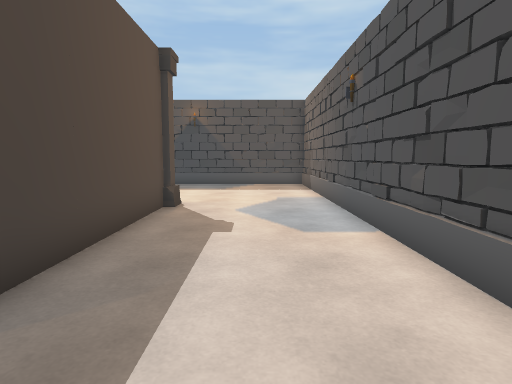
view 1 (above)

22 first-person views from a walk through a 3-D level made in the Unity game engine. The camera is 1.3 m above the floor, tilts 6° down and sees 75° across. The floor is counted in squares, 1 m on a side. Each view is taken from the middle of a square. On the plan, view 1 faces up. The plan holds only what a view shows up to about 14 squares ahead; the rest is blank. The player is left out.

view 2
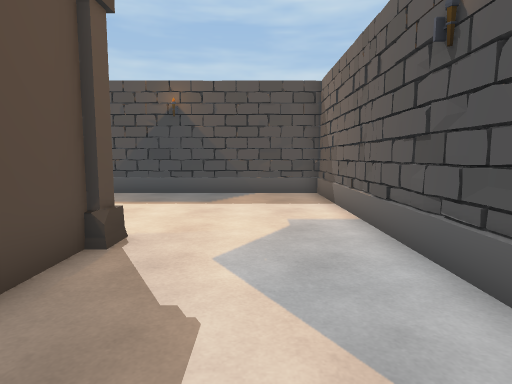

view 3
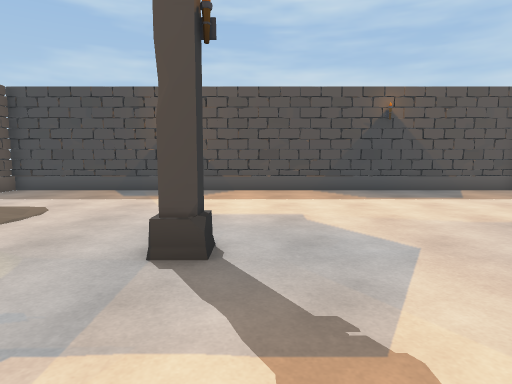

view 4
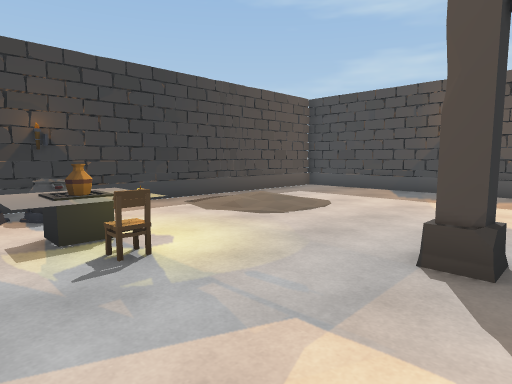

view 5
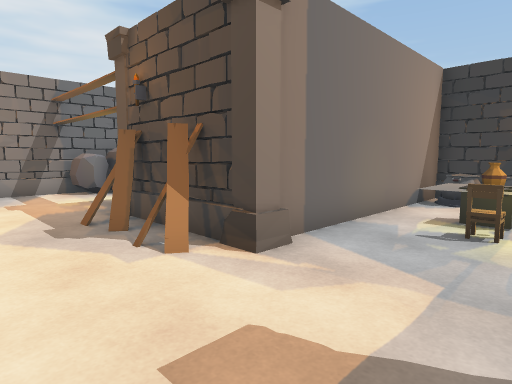

view 6
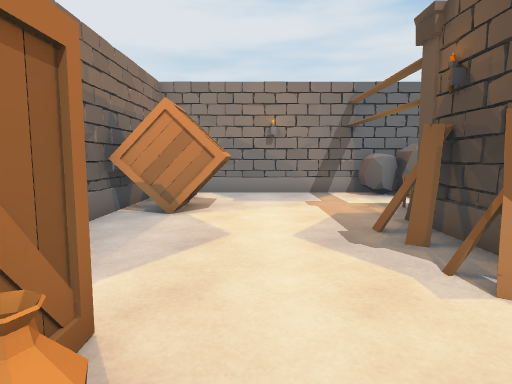

view 7
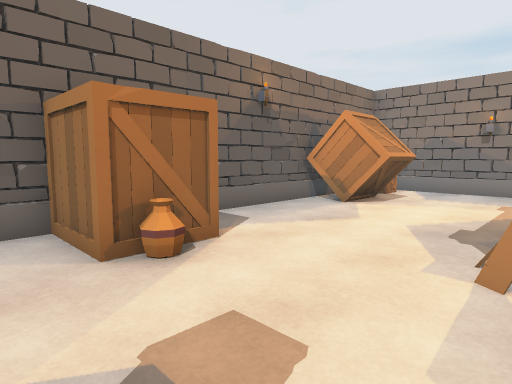

view 8
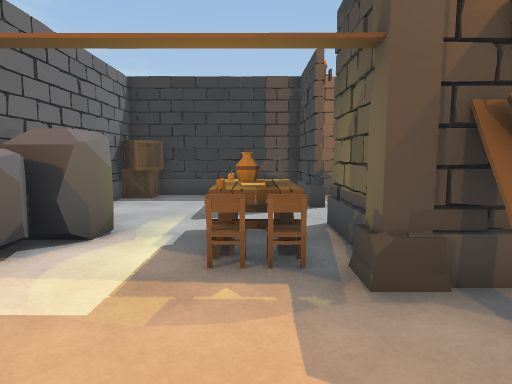

view 9
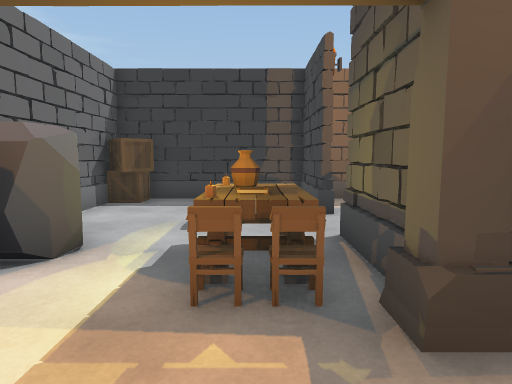

view 10
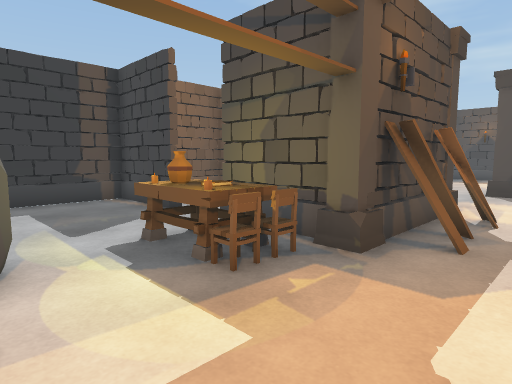

view 11
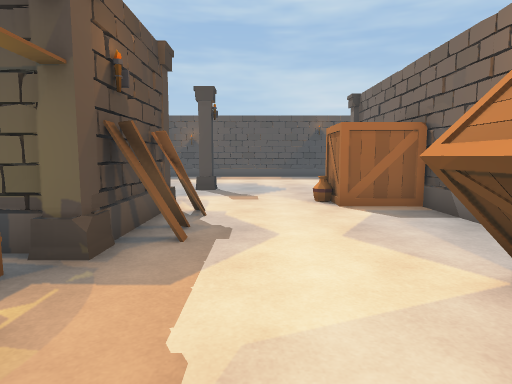

view 12
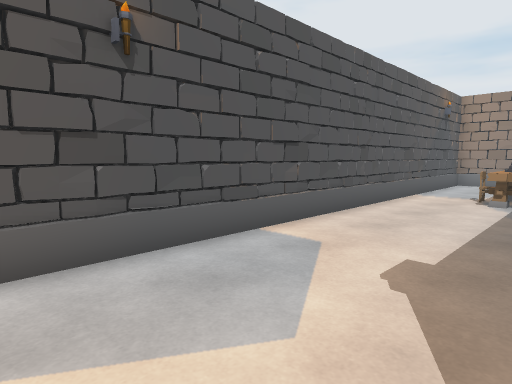

view 13
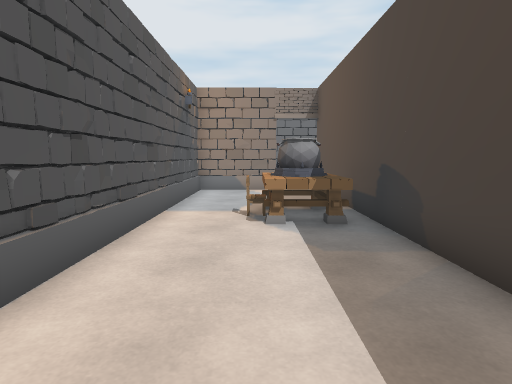

view 14
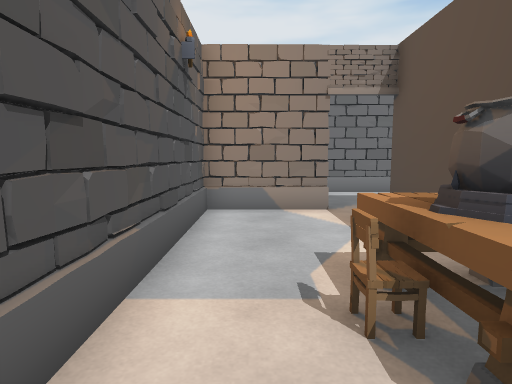

view 15
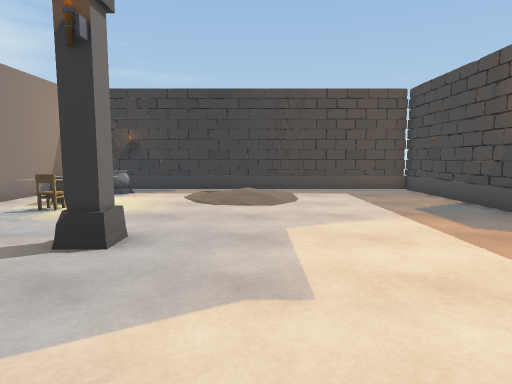

view 16
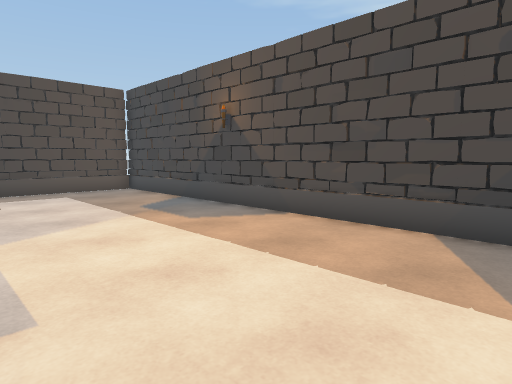

view 17
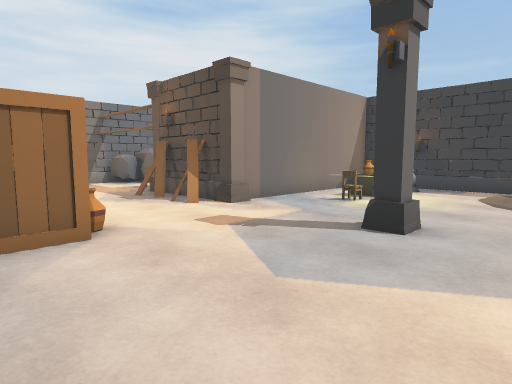

view 18
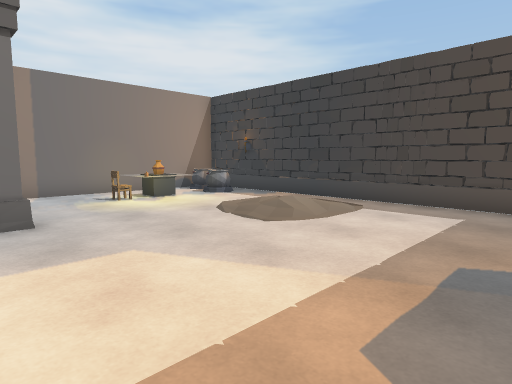

view 19
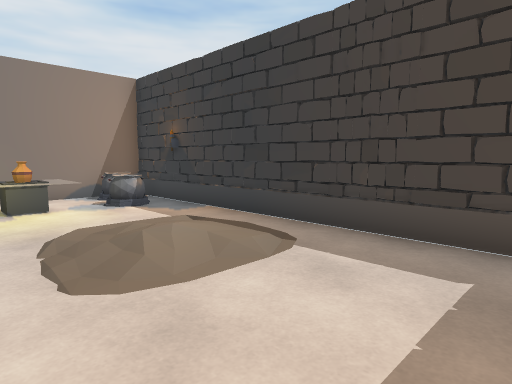

view 20
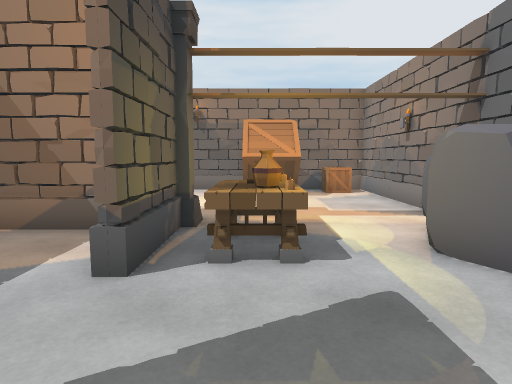

view 21
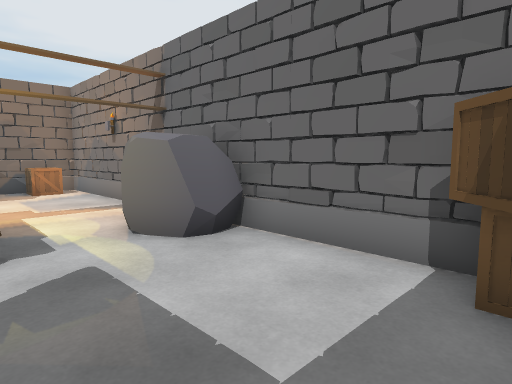

view 22
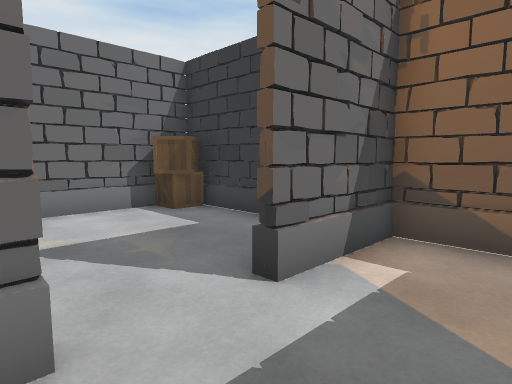

### Floor plan
Ten units are one square. View 1 is at (0, 0); x grows to the right and y downward. Boxes are objects, and circles mark ways between rooms. Rooms are numbered by the first view taken in them; rooms with no view inside come last. Other rooms are left out.
<svg viewBox="-180 -166 208 246">
<path fill="none" stroke="#000" d="M-93 -16 -93 15M-84 -13 -92 -14M-25 -45 -25 -52M-81 9 -92 9M-24 -85 -24 25M-97 15 -125 15M-145 15 -175 15M-25 25 -25 -25M-24 44 -24 75M-175 9 -175 69M-9 73 23 73 23 -161 -175 -161 -175 -26 -104 -26M-165 73 -25 73 -25 45M-132 -51 -132 -43 -141 -43M-88 6 -82 6M-125 15 -125 11M-175 13 -145 13 -145 15M-101 3 -101 -15M-175 -26 -175 9"/>
<rect x="-175" y="65" width="10" height="10" fill="#bbb"><title>box</title></rect>
<rect x="-175" y="55" width="10" height="10" fill="#bbb"><title>box</title></rect>
<rect x="-175" y="-45" width="20" height="20" fill="#bbb"><title>pot</title></rect>
<rect x="-175" y="-55" width="10" height="10" fill="#bbb"><title>other object</title></rect>
<rect x="-165" y="-55" width="10" height="10" fill="#bbb"><title>pot</title></rect>
<rect x="-145" y="-55" width="10" height="10" fill="#bbb"><title>other object</title></rect>
<rect x="-125" y="55" width="20" height="20" fill="#bbb"><title>rock</title></rect>
<rect x="-125" y="25" width="10" height="10" fill="#bbb"><title>other object</title></rect>
<rect x="-125" y="-55" width="10" height="10" fill="#bbb"><title>chair</title></rect>
<rect x="-115" y="25" width="10" height="10" fill="#bbb"><title>books</title></rect>
<rect x="-105" y="55" width="10" height="20" fill="#bbb"><title>rock</title></rect>
<rect x="-105" y="25" width="10" height="10" fill="#bbb"><title>chair</title></rect>
<rect x="-105" y="-35" width="20" height="20" fill="#bbb"><title>column</title></rect>
<rect x="-95" y="15" width="10" height="10" fill="#bbb"><title>column</title></rect>
<rect x="-95" y="-5" width="10" height="10" fill="#bbb"><title>other object</title></rect>
<rect x="-95" y="-25" width="10" height="10" fill="#bbb"><title>other object</title></rect>
<rect x="-95" y="-85" width="10" height="20" fill="#bbb"><title>column</title></rect>
<rect x="-55" y="25" width="30" height="20" fill="#bbb"><title>box</title></rect>
<rect x="-55" y="-45" width="30" height="20" fill="#bbb"><title>box</title></rect>
<rect x="-45" y="55" width="20" height="10" fill="#bbb"><title>box</title></rect>
<rect x="-35" y="-95" width="20" height="10" fill="#bbb"><title>column</title></rect>
<rect x="-25" y="25" width="20" height="10" fill="#bbb"><title>table</title></rect>
<rect x="-25" y="-5" width="20" height="10" fill="#bbb"><title>table</title></rect>
<rect x="-15" y="5" width="10" height="20" fill="#bbb"><title>pot</title></rect>
<rect x="-5" y="5" width="10" height="20" fill="#bbb"><title>chair</title></rect>
<circle cx="-135" cy="10" r="3" fill="#2a7"/>
<text x="-80" y="-50">1</text>
<text x="-140" y="0">2</text>
</svg>
Room 1 opens to room 2.

Where each view was taken, in squares from view 1:
view 1: 0 up, 0 right, facing up
view 2: 4 up, 0 right, facing up
view 3: 3 up, 8 left, facing up
view 4: 3 up, 8 left, facing up-left
view 5: 6 up, 6 left, facing down-left
view 6: 5 up, 6 left, facing down
view 7: 6 up, 9 left, facing down-right
view 8: 3 down, 6 left, facing left
view 9: 3 down, 7 left, facing left
view 10: 6 down, 7 left, facing up-left
view 11: 6 down, 7 left, facing up
view 12: 10 up, 2 left, facing down-right
view 13: 6 up, 0 right, facing down
view 14: 1 up, 1 right, facing down
view 15: 10 up, 4 left, facing left
view 16: 10 up, 4 left, facing up-left
view 17: 10 up, 3 left, facing down-left
view 18: 15 up, 8 left, facing down-left
view 19: 14 up, 12 left, facing down-left
view 20: 3 down, 16 left, facing right
view 21: 3 down, 17 left, facing down-right
view 22: 1 up, 12 left, facing down-left
